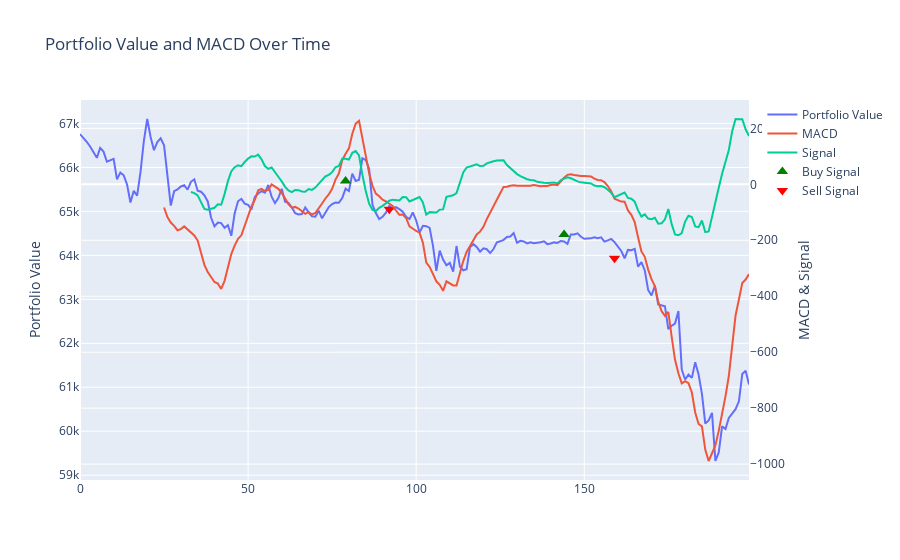

This figure's notebook cell:
### Code cell
# MACD回测
import pdb
import ccxt
import numpy as np
import pandas as pd
import wind_library
import pandas_ta as ta
import vectorbt as vbt
import plotly.graph_objs as go
symbol = 'BTC/USDT'; exchange = 'gate'
price = wind_library.get_ccxt_exchange_kline(exchange, symbol, 'swap', '1h', 200).close   # 获取Gate.io交易所BTC/USDT的1小时K线数据

# 计算MACD指标
macd = ta.macd(price, fast=12, slow=26, signal=9)
# 定义进入和退出条件：MACD线上穿Signal线买入，MACD线下穿Signal线卖出
macd_value = macd['MACD_12_26_9']
macd_signal = macd['MACDh_12_26_9']
# 定义进入和退出条件：MACD线上穿Signal线买入，MACD线下穿Signal线卖出
entries = (macd_value > macd_signal) & (macd_value.shift() < macd_signal.shift())  # MACD线上穿Signal线
exits = (macd_value < macd_signal) & (macd_value.shift() > macd_signal.shift())  # MACD线下穿Signal线

pf = vbt.Portfolio.from_signals(btc_price, entries, exits, direction='both', size=np.inf, fees=0.001, freq='1h', sl_stop=0.01, tp_stop=0.02)
# ...创建投资组合和打印结果的代码不变...
# 打印结果
stats = pf.stats().loc[['Total Return [%]', 'Win Rate [%]', 'Max Drawdown [%]']]    # 获取统计数据
print('\t\t'.join([f'{stat}: {value:.6f}' for stat, value in stats.items()]))   # 格式化为横向排版
print(f'entries_counts:\t{entries[entries].count()}{"\t"*3}exits_counts:\t{exits[exits].count()}')
print(pf.trades.records_readable[['Entry Fees', 'Exit Fees', 'PnL', 'Return']])
# 准备绘图数据
# ...获取交易记录图数据代码不变...

trades_plot_data = pf.trades.plot(width=1000)._data
# 获取买入和卖出信号点
entry_points = price[entries].index
exit_points = price[exits].index
# 创建双Y轴图
fig = go.Figure()

# 添加交易记录图（价格变动）
fig.add_trace(go.Scatter(
    x=trades_plot_data[0]['x'],
    y=trades_plot_data[0]['y'],
    name='Portfolio Value',
    yaxis='y1'
))

# 添加MACD图
fig.add_trace(go.Scatter(
    x=price.index,
    y=macd_value,
    name='MACD',
    yaxis='y2'
))

fig.add_trace(go.Scatter(
    x=price.index,
    y=macd_signal,
    name='Signal',
    yaxis='y2'
))

# 添加买入和卖出信号点
fig.add_trace(go.Scatter(
    x=entry_points,
    y=price[entries],
    mode='markers',
    marker=dict(symbol='triangle-up', size=10, color='green'),
    name='Buy Signal',
    yaxis='y1'
))

fig.add_trace(go.Scatter(
    x=exit_points,
    y=price[exits],
    mode='markers',
    marker=dict(symbol='triangle-down', size=10, color='red'),
    name='Sell Signal',
    yaxis='y1'
))

# 配置双Y轴
fig.update_layout(
    yaxis=dict(title='Portfolio Value', side='left'),
    yaxis2=dict(title='MACD & Signal', overlaying='y', side='right'),
    title='Portfolio Value and MACD Over Time',
    showlegend=True
)

# 显示图表
fig.show()

### Figure 1 — Plotly figure (JSON) as saved in the notebook; plotly's stock layout.template omitted (floating-point values rounded to 4 significant figures; data arrays with more than 128 entries replaced by an {"elided": "..."} marker saying what was removed)
{"data": [{"name": "Portfolio Value", "type": "scatter", "x": {"elided": "200 int values"}, "y": {"elided": "200 float values"}, "yaxis": "y"}, {"name": "MACD", "type": "scatter", "x": {"elided": "200 int values"}, "y": {"elided": "200 float values"}, "yaxis": "y2"}, {"name": "Signal", "type": "scatter", "x": {"elided": "200 int values"}, "y": {"elided": "200 float values"}, "yaxis": "y2"}, {"marker": {"color": "green", "size": 10, "symbol": "triangle-up"}, "mode": "markers", "name": "Buy Signal", "type": "scatter", "x": [79, 144], "y": [65690.0, 64480.0], "yaxis": "y"}, {"marker": {"color": "red", "size": 10, "symbol": "triangle-down"}, "mode": "markers", "name": "Sell Signal", "type": "scatter", "x": [92, 159], "y": [65050.0, 63930.0], "yaxis": "y"}], "layout": {"autosize": true, "showlegend": true, "title": {"text": "Portfolio Value and MACD Over Time"}, "xaxis": {"autorange": true, "range": [0, 199], "type": "linear"}, "yaxis": {"autorange": true, "range": [58890.0, 67530.0], "side": "left", "title": {"text": "Portfolio Value"}, "type": "linear"}, "yaxis2": {"autorange": true, "overlaying": "y", "range": [-1057.0, 301.3], "side": "right", "title": {"text": "MACD & Signal"}, "type": "linear"}}}
